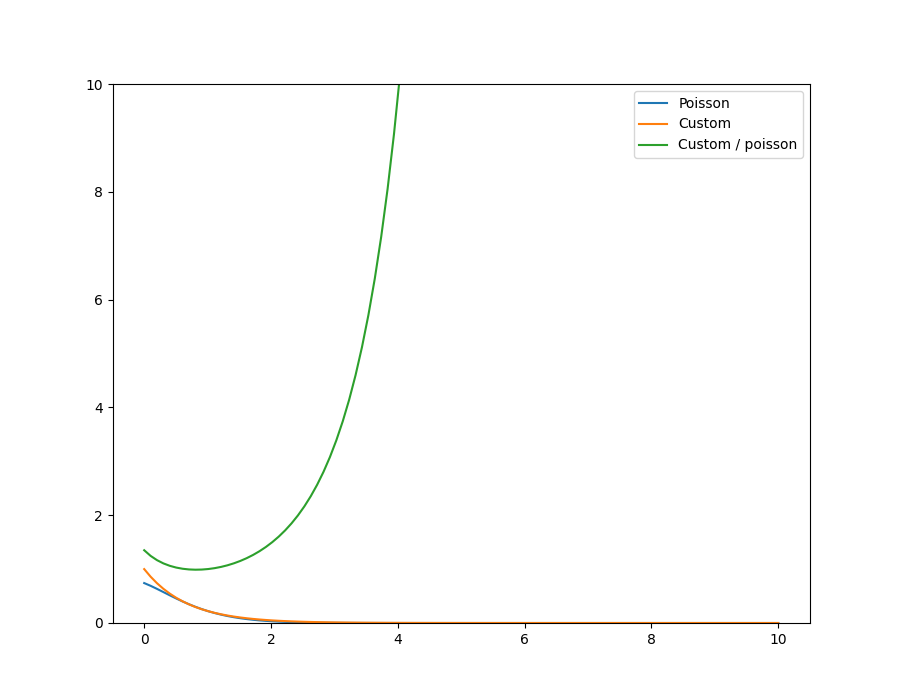

Python code for this plot:
import matplotlib.pyplot as plt
import numpy as np
import math

fig = plt.figure(figsize=[9, 7])
x_range = np.linspace(0, 10, 100)

def poisson(x, lam):
    return ((lam ** x) * np.exp(-1 * lam)) / math.gamma(x + 1)

poisson_line = plt.plot(x_range, [poisson(i, 0.3) for i in x_range], label="Poisson")

k = poisson(1, 0.3)
custom_line = plt.plot(x_range, [k ** i for i in x_range], label="Custom")

diff_line = plt.plot(
    x_range,
    [(k ** i) / poisson(i, 0.3) for i in x_range],
    label="Custom / poisson"
)

ax = plt.gca()
ax.set_ylim([0, 10])
plt.legend()
plt.savefig("plot_k_power_formula.png")
plt.show()
